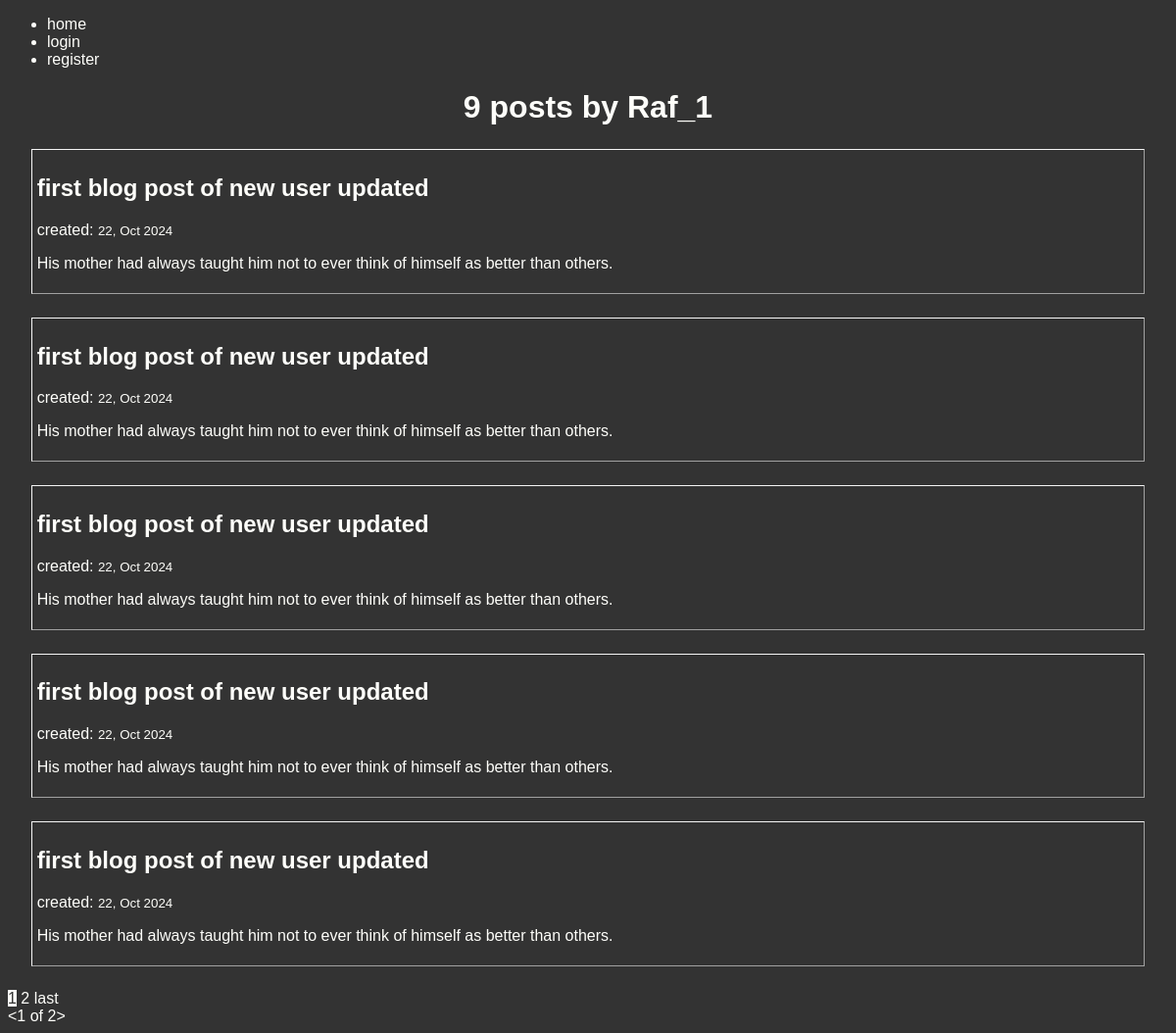
/post/Raf_1/, run on the app's committed database.
### blog/models.py (models this page shows, shortened)
class Post(models.Model):
    person = models.ForeignKey(User, on_delete=models.CASCADE)
    date = models.DateTimeField(auto_now_add=True)
    subject = models.CharField(max_length=100)
    info = models.TextField()

### blog/views.py (the view)
# urls.py: path('post/<str:username>/', UserPostListView.as_view(), name='user-posts'),
class UserPostListView(ListView):
    model = Post
    template_name = 'blog/user_posts.html'
    context_object_name = 'values'
    paginate_by = 5
    def get_queryset(self):
        user = get_object_or_404(User, username=self.kwargs.get('username'))
        new_list = Post.objects.filter(person=user)
        return new_list.order_by('-date')

### blog/templates/blog/user_posts.html (shortened to what this page needs)
{% extends 'blog/base.html' %}
{% block content %}
    <h1 style="text-align: center;">{{ page_obj.paginator.count }} posts by {{ view.kwargs.username }}</h1>
    {% for val in values %}
        <section class="section">
            <h2><a href="{% url 'detail' val.id %}">{{ val.subject }}</a></h2>
            <p>created: <small>{{ val.date|date:"j, M Y"}}</small></p>
            <p>{{ val.info }}</p>
        </section>
    {% endfor %}
    {% if is_paginated %}
        {% for num in page_obj.paginator.page_range %}
        {% if num == page_obj.number %}
            <a href="?page={{ page_obj.number }}"
            style="background-color: #FEFEFA; color: #333;">{{ page_obj.number }}</a>
        {% elif num > page_obj.number|add:"-3" and num < page_obj.number|add:"3" %}
            <a href="?page={{ num }}">{{ num }}</a>
        {% endif %}
        {% endfor %}
        {% if page_obj.has_next %}
            <a href="?page={{ page_obj.paginator.num_pages }}">last</a>
        {% endif %}
        <div>
            {% for num in page_obj.paginator.page_range %}
                {% if num == page_obj.number %}
                    <a href="?page={{ page_obj.number }}">
                        &lt;{{ page_obj.number }} of {{ page_obj.paginator.num_pages }}&gt;
                    </a>
                {% endif %}
            {% endfor %}
        </div>
    {% endif %}
{% endblock content %}

### blog/static/blog/main.css (style rules this page uses)
body { background-color: #333; color: #FEFEFA; font-family: Verdana, Geneva, Tahoma, sans-serif; }
a:any-link { color: #FEFEFA; text-decoration: none; }
.section { border: 1px outset whitesmoke; outline: whitesmoke invert 1px; margin: 2%; padding: 5px; }

### data on the page
Post: subject "first blog post of new user updated", date "22, Oct 2024", info "His mother had always taught him not to ever think of himself as better than others."
Post: subject "first blog post of new user updated", date "22, Oct 2024", info "His mother had always taught him not to ever think of himself as better than others."
Post: subject "first blog post of new user updated", date "22, Oct 2024", info "His mother had always taught him not to ever think of himself as better than others."
Post: subject "first blog post of new user updated", date "22, Oct 2024", info "His mother had always taught him not to ever think of himself as better than others."
Post: subject "first blog post of new user updated", date "22, Oct 2024", info "His mother had always taught him not to ever think of himself as better than others."

### other printed values
{{ page_obj.paginator.count }} "9"
{{ view.kwargs.username }} "Raf_1"
{{ page_obj.number }} "1"
{{ num }} "2"
{{ page_obj.paginator.num_pages }} "2"
